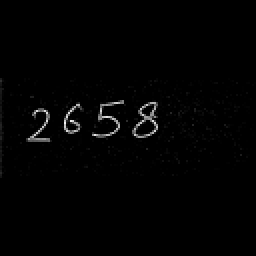
#> input picture notebooks/preprocessed_task1/image1_preprocessed.png, 128 x 128 px (shown 2 times larger)
$ python -i Task_2.py   (imports and definitions only)
#> lines starting #> are read from the running program, lines starting #| are printed output that depends on the picture; after the words box and inside, x2 and y2 are one past the last pixel; in counts of white or black regions, pixels touching at a corner belong together
import os
import cv2
import numpy as np

# [1 line that did not run here, left out]
# [1 line that did not run here, left out]
# [1 line that did not run here, left out]
# [1 line not run here, left out]

# --- Contours segmentation ---
def segment_contours(bw, dilate_kernel=(3,3), min_area=30):
    dil = cv2.dilate(bw, cv2.getStructuringElement(cv2.MORPH_RECT, dilate_kernel), 1)
    contours, _ = cv2.findContours(dil, cv2.RETR_EXTERNAL, cv2.CHAIN_APPROX_SIMPLE)
    boxes = []
    for c in contours:
        x,y,w,h = cv2.boundingRect(c)
        if w*h >= min_area and h > 6 and w > 3:
            boxes.append((x,y,w,h))
    return sorted(boxes, key=lambda b: b[0])

# --- Splitter for wide blobs ---
def projection_split(sub_bw, min_run=6):
    v = (sub_bw.sum(axis=0) > 0).astype(np.uint8)
    runs, start = [], None
    for i, val in enumerate(v):
        if val and start is None:
            start = i
        if not val and start is not None:
            if i - start >= min_run:
                runs.append((start, i))
            start = None
    if start is not None and len(v)-start >= min_run:
        runs.append((start, len(v)))
    return runs

# --- Main segmentation ---
def segment_digits(img_gray):
    _, bw = cv2.threshold(img_gray, 0, 255, cv2.THRESH_BINARY + cv2.THRESH_OTSU)
    boxes = segment_contours(bw)

    refined = []
    for (x,y,w,h) in boxes:
        if w > 1.5 * h:  # only split if clearly wide
            sub = bw[y:y+h, x:x+w]
            splits = projection_split(sub, min_run=6)
            if len(splits) >= 2:
                for sx, ex in splits:
                    refined.append((x+sx, y, ex-sx, h))
                continue
        refined.append((x,y,w,h))

    refined = sorted(refined, key=lambda b: b[0])

    vis = cv2.cvtColor(img_gray, cv2.COLOR_GRAY2BGR)
    for (x,y,w,h) in refined:
        cv2.rectangle(vis, (x,y), (x+w, y+h), (0,255,0), 1)  # 👈 thinner box

    return refined, vis

# --- Run on all Task 1 images ---
# [15 lines not run here, left out]

>>> import cv2
>>> picture = cv2.imread('preprocessed_task1/image1_preprocessed.png', cv2.IMREAD_GRAYSCALE)
#> picture is the input picture: shape (128, 128); min 0, max 241, mean 2.6
>>> result = segment_digits(picture)
#> in segment_digits, `_, bw = cv2.threshold(img_gray, 0, 255, cv2.THRESH_BINARY + cv2.THRESH..`:
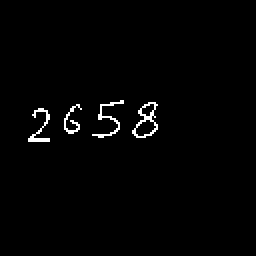
#> bw: shape (128, 128) (shown 2 times larger); 1.4% white in thin lines or dots, all inside (x1, y1, x2, y2) = (14, 50, 79, 71)
#> in segment_contours, `dil = cv2.dilate(bw, cv2.getStructuringElement(cv2.MORPH_RECT, dilate_..`:
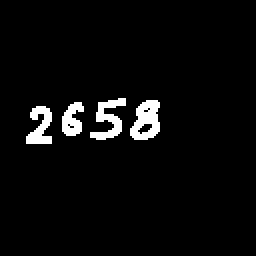
#> dil: shape (128, 128) (shown 2 times larger); 4% white; 4 white regions
#> in segment_contours, `contours, _ = cv2.findContours(dil, cv2.RETR_EXTERNAL, cv2.CHAIN_APPRO..`: contours = 4 contours; box (x1, y1, x2, y2) and area: (65, 50, 80, 70) 198, (45, 49, 63, 70) 128, (13, 53, 26, 72) 116, (31, 51, 42, 68) 103
#> the loop in segment_contours, `for c in contours:` made 4 passes
#> (x, y, w, h) on passes 1 to 4: (13, 53, 13, 19), (31, 51, 11, 17), (65, 50, 15, 20), (45, 49, 18, 21)
#> after the loop in segment_contours, `for c in contours:`: boxes = [(13, 53, 13, 19), (31, 51, 11, 17), (65, 50, 15, 20), (45, 49, 18, 21)]
#> in segment_digits, `boxes = segment_contours(bw)`: boxes = [(13, 53, 13, 19), (31, 51, 11, 17), (45, 49, 18, 21), (65, 50, 15, 20)]
#> the loop in segment_digits, `for (x,y,w,h) in boxes:` made 4 passes
#> after the loop in segment_digits, `for (x,y,w,h) in boxes:`: refined has the same summary as boxes
#> the loop in segment_digits, `for (x,y,w,h) in refined:` made 4 passes
#> after the loop in segment_digits, `for (x,y,w,h) in refined:`:
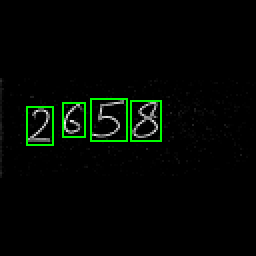
#> vis: shape (128, 128, 3) (shown 2 times larger); 1.64% of pixels changed, all inside (x1, y1, x2, y2) = (13, 49, 81, 73)

$ run again, on notebooks/preprocessed_task1/image5_preprocessed.png
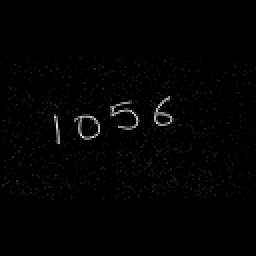
#> input picture notebooks/preprocessed_task1/image5_preprocessed.png, 128 x 128 px (shown 2 times larger)
#> picture is the input picture: shape (128, 128); min 0, max 228, mean 2.7
#> in segment_digits, `_, bw = cv2.threshold(img_gray, 0, 255, cv2.THRESH_BINARY + cv2.THRESH..`:
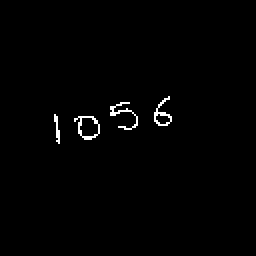
#> bw: shape (128, 128) (shown 2 times larger); 0.99% white in thin lines or dots, all inside (x1, y1, x2, y2) = (27, 48, 86, 72)
#> dil: shape (128, 128); 2.9% white; 4 white regions
#> contours = 4 contours; box (x1, y1, x2, y2) and area: (36, 57, 51, 71) 148, (54, 50, 70, 66) 118, (76, 47, 87, 64) 106, (26, 56, 31, 73) 45
#> the loop in segment_contours, `for c in contours:` made 4 passes
#> (x, y, w, h) on passes 1 to 4: (36, 57, 15, 14), (26, 56, 5, 17), (54, 50, 16, 16), (76, 47, 11, 17)
#> after the loop in segment_contours, `for c in contours:`: boxes = [(36, 57, 15, 14), (26, 56, 5, 17), (54, 50, 16, 16), (76, 47, 11, 17)]
#> in segment_digits, `boxes = segment_contours(bw)`: boxes = [(26, 56, 5, 17), (36, 57, 15, 14), (54, 50, 16, 16), (76, 47, 11, 17)]
#> the loop in segment_digits, `for (x,y,w,h) in boxes:` made 4 passes
#> after the loop in segment_digits, `for (x,y,w,h) in boxes:`: refined has the same summary as boxes
#> the loop in segment_digits, `for (x,y,w,h) in refined:` made 4 passes
#> after the loop in segment_digits, `for (x,y,w,h) in refined:`:
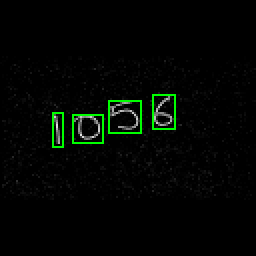
#> vis: shape (128, 128, 3) (shown 2 times larger); 1.35% of pixels changed, all inside (x1, y1, x2, y2) = (26, 47, 88, 74)

$ run again, on notebooks/preprocessed_task1/image6_preprocessed.png
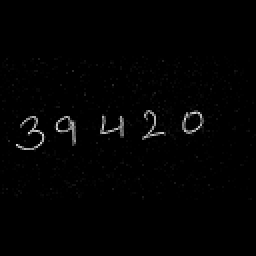
#> input picture notebooks/preprocessed_task1/image6_preprocessed.png, 128 x 128 px (shown 2 times larger)
#> picture is the input picture: shape (128, 128); min 0, max 220, mean 2.6
#> in segment_digits, `_, bw = cv2.threshold(img_gray, 0, 255, cv2.THRESH_BINARY + cv2.THRESH..`:
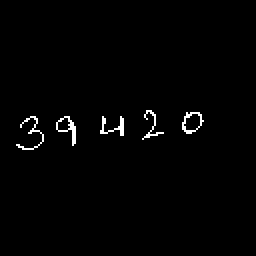
#> bw: shape (128, 128) (shown 2 times larger); 1.3% white in thin lines or dots, all inside (x1, y1, x2, y2) = (8, 55, 102, 75)
#> dil: shape (128, 128); 3.8% white; 5 white regions
#> contours = 5 contours; box (x1, y1, x2, y2) and area: (7, 57, 23, 76) 118, (90, 55, 103, 68) 118, (27, 57, 39, 74) 106, (70, 54, 83, 71) 86, (49, 57, 63, 69) 82
#> the loop in segment_contours, `for c in contours:` made 5 passes
#> (x, y, w, h) on passes 1 to 5: (49, 57, 14, 12), (27, 57, 12, 17), (7, 57, 16, 19), (90, 55, 13, 13), (70, 54, 13, 17)
#> after the loop in segment_contours, `for c in contours:`: boxes = [(49, 57, 14, 12), (27, 57, 12, 17), (7, 57, 16, 19), (90, 55, 13, 13), (70, 54, 13, 17)]
#> in segment_digits, `boxes = segment_contours(bw)`: boxes = [(7, 57, 16, 19), (27, 57, 12, 17), (49, 57, 14, 12), (70, 54, 13, 17), (90, 55, 13, 13)]
#> the loop in segment_digits, `for (x,y,w,h) in boxes:` made 5 passes
#> after the loop in segment_digits, `for (x,y,w,h) in boxes:`: refined has the same summary as boxes
#> the loop in segment_digits, `for (x,y,w,h) in refined:` made 5 passes
#> after the loop in segment_digits, `for (x,y,w,h) in refined:`:
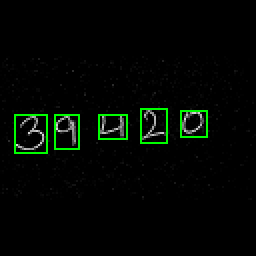
#> vis: shape (128, 128, 3) (shown 2 times larger); 1.78% of pixels changed, all inside (x1, y1, x2, y2) = (7, 54, 104, 77)

$ run again, on notebooks/preprocessed_task1/mnist22_preprocessed.png
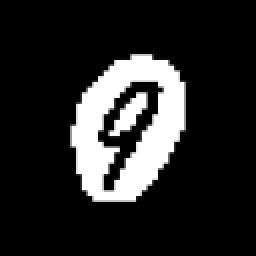
#> input picture notebooks/preprocessed_task1/mnist22_preprocessed.png, 128 x 128 px (shown 2 times larger)
#> picture is the input picture: shape (128, 128); min 0, max 255, mean 39.4
#> in segment_digits, `_, bw = cv2.threshold(img_gray, 0, 255, cv2.THRESH_BINARY + cv2.THRESH..`:
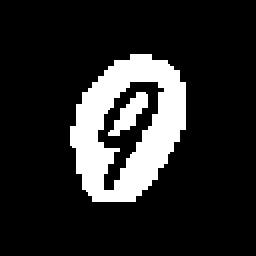
#> bw: shape (128, 128) (shown 2 times larger); 15.6% white; 2 white regions, box (x1, y1, x2, y2) and area: (35, 27, 93, 101) 2361, (54, 46, 74, 68) 189
#> dil: shape (128, 128); 18.9% white; 1 white region
#> contours = 1 contour; box (x1, y1, x2, y2) and area: (34, 26, 94, 102) 3342
#> the loop in segment_contours, `for c in contours:` made 1 pass
#> (x, y, w, h) on pass 1: (34, 26, 60, 76)
#> after the loop in segment_contours, `for c in contours:`: boxes = [(34, 26, 60, 76)]
#> the loop in segment_digits, `for (x,y,w,h) in boxes:` made 1 pass
#> the loop in segment_digits, `for (x,y,w,h) in refined:` made 1 pass
#> after the loop in segment_digits, `for (x,y,w,h) in refined:`:
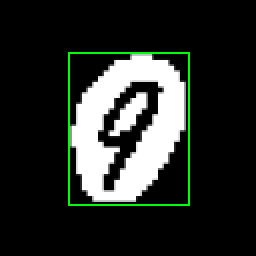
#> vis: shape (128, 128, 3) (shown 2 times larger); 1.66% of pixels changed, all inside (x1, y1, x2, y2) = (34, 26, 95, 103)
